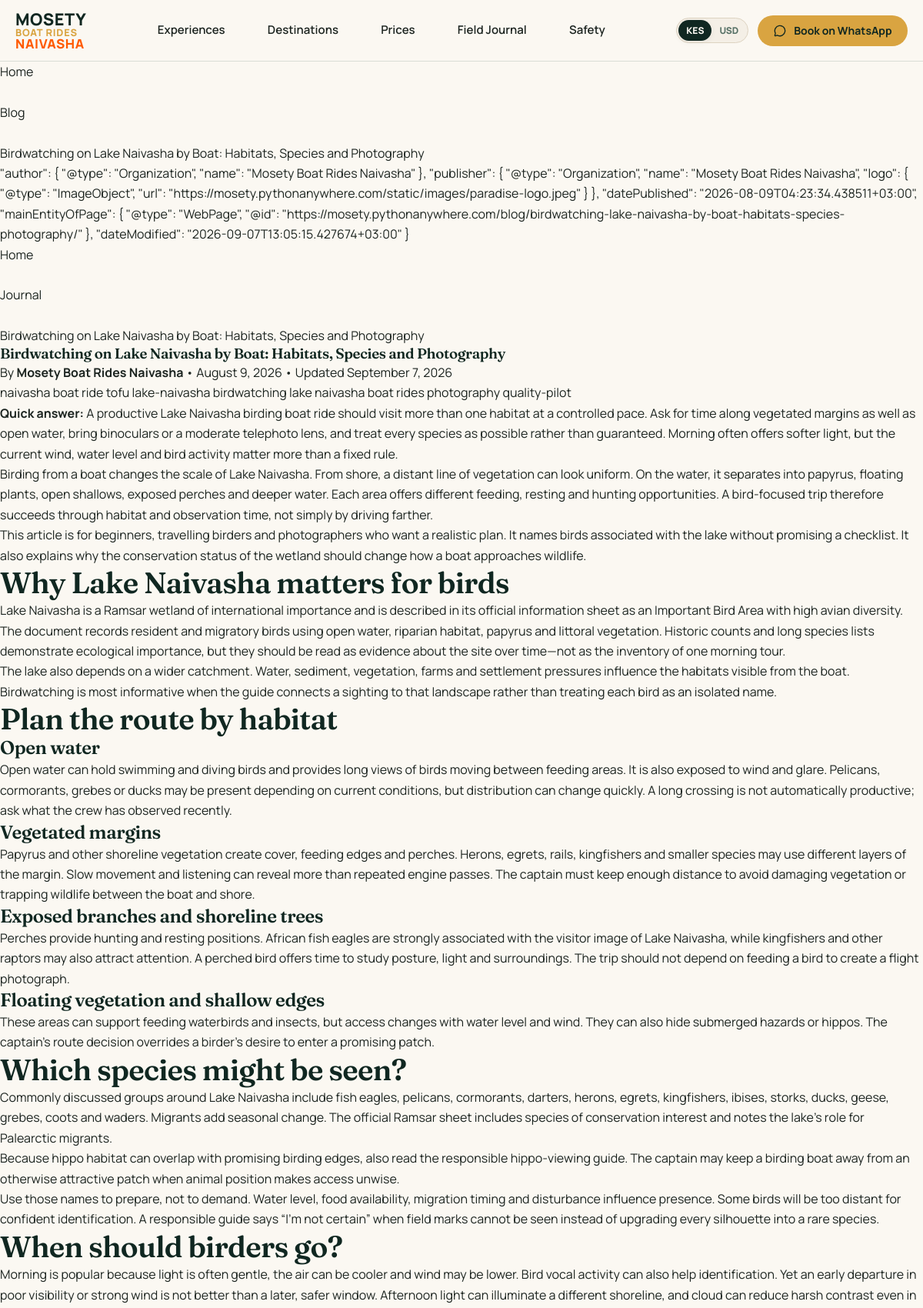
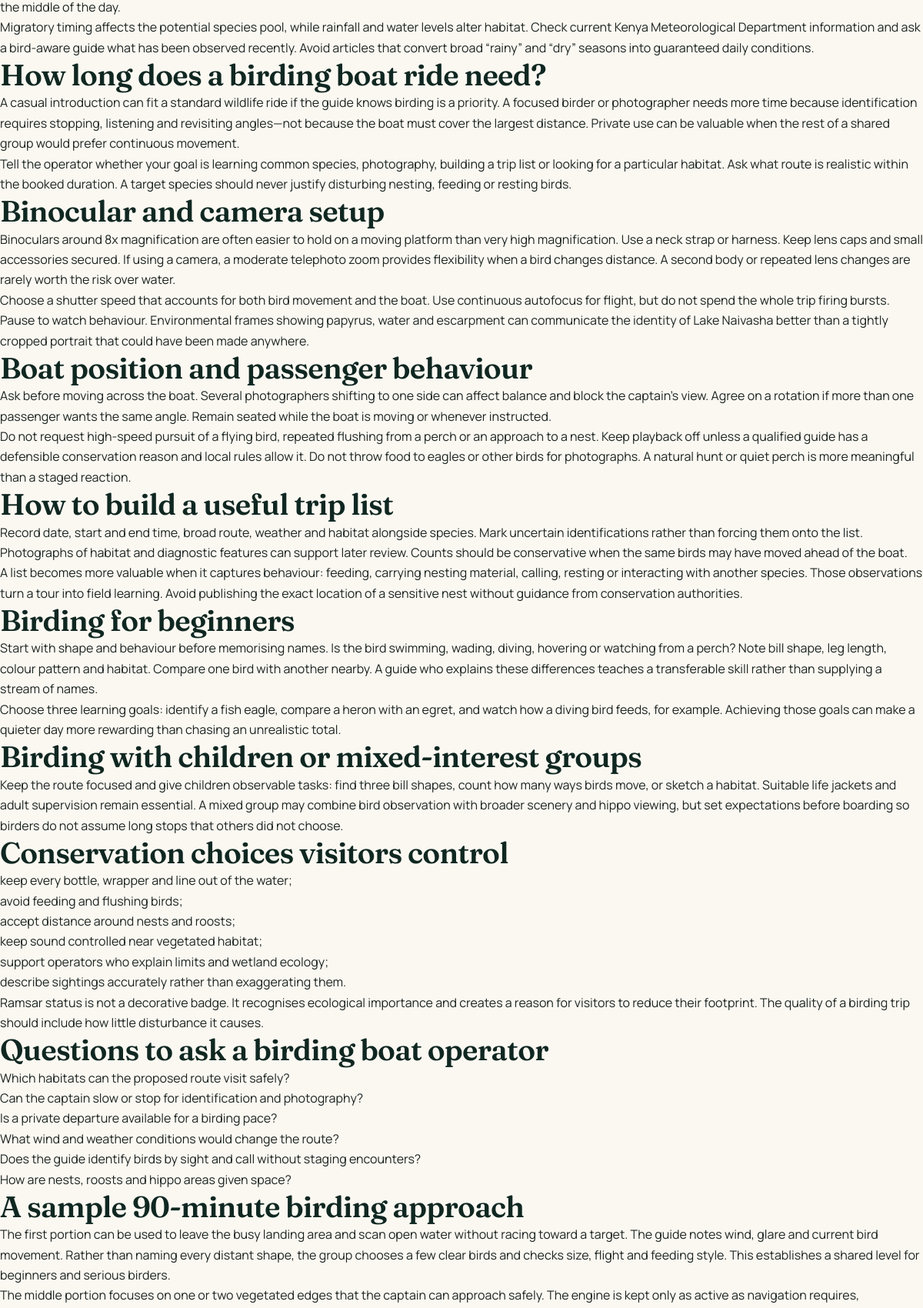
The page /blog/birdwatching-lake-naivasha-by-boat-habitats-species-photography/ (upper part) on the database its author committed (2 pictures, top to bottom).
### blog/models.py (models this page shows, shortened)
class Post(OptimizedImageMixin, models.Model):
    STATUS_CHOICES = (
        ('draft', 'Draft'),
        ('published', 'Published'),
    )
    title = models.CharField(max_length=200)
    slug = models.SlugField(max_length=200, unique=True)
    author = models.ForeignKey(User, on_delete=models.CASCADE, related_name='blog_posts')
    content = HTMLField()
    created_at = models.DateTimeField(auto_now_add=True)
    updated_at = models.DateTimeField(auto_now=True)
    meta_description = models.CharField(max_length=160, blank=True)
    status = models.CharField(max_length=10, choices=STATUS_CHOICES, default='draft')
    image = models.ImageField(upload_to='blog_images/', blank=True, null=True)
    webp_image = models.ImageField(upload_to='blog_images/webp/', blank=True, null=True)
    webp_mobile = models.ImageField(upload_to='blog_images/webp/', blank=True, null=True, help_text="480px width optimized")
    tags = TaggableManager()
    class Meta:
        ordering = ['-created_at']
    @property
    def linked_content(self):
        result_with_escaped_tags = auto_link(self.content)
        final_content = html.unescape(result_with_escaped_tags)
        return mark_safe(final_content)

### core/models.py (models this page shows, shortened)
class SiteSettings(models.Model):
    business_name = models.CharField(max_length=150, default="Mosety Boat Rides Naivasha")
    legal_name = models.CharField(max_length=150, default="Mosety Boat Rides Naivasha")
    tagline = models.CharField(max_length=255, default="See Naivasha from the water.")
    phone = models.CharField(max_length=30, default="+254 114 182706")
    whatsapp_number = models.CharField(max_length=30, default="+254 114 182706")
    email = models.EmailField(default="info@mosety.co.ke")
    address_text = models.CharField(max_length=255, default="Karagita Public Beach, South Lake Road, Lake Naivasha, Kenya")
    latitude = models.DecimalField(max_digits=9, decimal_places=6, default=-0.763400)
    longitude = models.DecimalField(max_digits=9, decimal_places=6, default=36.425800)
    opening_hours = models.CharField(max_length=120, default="Daily 06:30 - 18:30")
    google_business_url = models.URLField(blank=True, default="")
    directions_url = models.URLField(blank=True, default="https://maps.google.com/?q=-0.763400,36.425800")
    base_url = models.URLField(default="https://mosety.co.ke")
    default_currency = models.CharField(max_length=5, default="KES")
    booking_notice = models.TextField(blank=True, default="Advance booking recommended for morning wildlife tours and weekend sunset cruises.")
    price_verified_at = models.DateField(default=timezone.now)
    logo = models.ImageField(upload_to="branding/", blank=True, null=True)
    favicon = models.ImageField(upload_to="branding/", blank=True, null=True)
    default_social_image = models.ImageField(upload_to="branding/", blank=True, null=True)
    ga4_measurement_id = models.CharField(max_length=50, blank=True, default="", help_text="e.g. G-XXXXXXXXXX")
    gsc_verification_code = models.CharField(max_length=120, blank=True, default="")
    bing_verification_code = models.CharField(max_length=120, blank=True, default="")
    class Meta:
        verbose_name = "Site Settings"
        verbose_name_plural = "Site Settings"
    @classmethod
    def get_solo(cls):
        obj, _ = cls.objects.get_or_create(id=1)
        return obj
    @property
    def phone_digits(self):
        return ''.join(c for c in self.phone if c.isdigit())
    @property
    def whatsapp_digits(self):
        digits = ''.join(c for c in self.whatsapp_number if c.isdigit())
        if digits.startswith('0') and len(digits) == 10:
            return f"254{digits[1:]}"
        return digits
    @property
    def phone_e164(self):
        digits = self.phone_digits
        if digits.startswith('0') and len(digits) == 10:
            return f"+254{digits[1:]}"
        return f"+{digits}" if digits else ""
    @property
    def tel_url(self):
        return f"tel:{self.phone_e164}" if self.phone_e164 else ""
    def build_whatsapp_url(self, message="Hi Mosety. I would like to inquire about a Lake Naivasha boat ride."):
        digits = self.whatsapp_digits
        if not digits:
            return ""
        encoded = quote(message)
        return f"https://wa.me/{digits}?text={encoded}"

### blog/views.py (the view, shortened to what this page needs)
# urls.py: path('<slug:slug>/', views.PostDetailView.as_view(), name='post_detail'),
class PostDetailView(DetailView):
    model = Post
    template_name = 'blog/post_detail.html'
    context_object_name = 'post'
    queryset = Post.objects.filter(status='published')
    def get(self, request, *args, **kwargs):
        legacy_slug = kwargs.get('slug', '')
        return super().get(request, *args, **kwargs)

### seo/utils.py (called while the page is built)
def clean_canonical_url(request, override_url=None):
    site = SiteSettings.get_solo()
    base_url = (site.base_url or "https://mosety.co.ke").rstrip('/')
    if override_url:
        if override_url.startswith('http'):
            parsed = urlparse(override_url)
            return urlunparse((parsed.scheme, parsed.netloc, parsed.path, '', '', ''))
        return f"{base_url}{override_url}"
    parsed_path = request.path
    query_params = request.GET.copy()
    for param in TRACKING_PARAMS:
        query_params.pop(param, None)
    page = query_params.get('page')
    clean_query = {}
    if page and page.isdigit() and int(page) > 1:
        clean_query['page'] = page
    query_str = urlencode(clean_query)
    if query_str:
        return f"{base_url}{parsed_path}?{query_str}"
    return f"{base_url}{parsed_path}"

### templates/blog/post_detail.html (shortened to what this page needs)
{% extends 'base.html' %}
{% load static %}
{% block content %}
{% if post.image %}
<section class="relative h-[40vh] min-h-[300px] flex items-end overflow-hidden">
  <div class="absolute inset-0">
    <img src="{{ post.image.url }}" alt="{{ post.title }}" class="w-full h-full object-cover">
    <div class="absolute inset-0 bg-gradient-to-t from-navy via-navy/60 to-transparent"></div>
  </div>
  <div class="relative z-10 w-full pb-12">
    <div class="max-w-4xl mx-auto px-4 sm:px-6">
      <nav class="mb-4" aria-label="Breadcrumb">
        <ol class="flex items-center gap-2 text-cream/60 text-sm">
          <li><a href="{% url 'pages:home' %}" class="hover:text-gold">Home</a></li>
          <li><i class="fas fa-chevron-right text-xs"></i></li>
          <li><a href="{% url 'blog:post_list' %}" class="hover:text-gold">Blog</a></li>
          <li><i class="fas fa-chevron-right text-xs"></i></li>
          <li class="text-cream truncate max-w-[200px]">{{ post.title }}</li>
        </ol>
      </nav>
    </div>
  </div>
</section>
{% else %}
<section class="py-8 bg-navy">
  <div class="max-w-4xl mx-auto px-4 sm:px-6">
    <nav aria-label="Breadcrumb">
      <ol class="flex items-center gap-2 text-cream/60 text-sm">
        <li><a href="{% url 'pages:home' %}" class="hover:text-gold">Home</a></li>
        <li></li>
        <li><a href="{% url 'blog:post_list' %}" class="hover:text-gold">Blog</a></li>
        <li></li>
        <li class="text-cream">{{ post.title }}</li>
      </ol>
    </nav>
  </div>
</section>
{% endif %}
<article class="py-12 bg-cream">
  <div class="max-w-4xl mx-auto px-4 sm:px-6">
  "author": {
    "@type": "Organization",
    "name": "Mosety Boat Rides Naivasha"
  },
  "publisher": {
    "@type": "Organization",
    "name": "Mosety Boat Rides Naivasha",
    "logo": {
      "@type": "ImageObject",
    "url": "{{ site.base_url }}{% static 'images/paradise-logo.jpeg' %}"
    }
  },
  "datePublished": "{{ post.created_at|date:'c' }}",
  "mainEntityOfPage": {
    "@type": "WebPage",
    "@id": "{{ site.base_url }}{{ request.path }}"
  },
  "dateModified": "{{ post.updated_at|date:'c' }}"
}
{% if post.image %}
<section class="relative h-[40vh] min-h-[300px] flex items-end overflow-hidden">
  <div class="absolute inset-0">
    <img src="{{ post.image.url }}" alt="{{ post.title }}" class="w-full h-full object-cover">
    <div class="absolute inset-0 bg-gradient-to-t from-navy via-navy/60 to-transparent"></div>
  </div>
  <div class="relative z-10 w-full pb-12">
    <div class="max-w-4xl mx-auto px-4 sm:px-6">
      <nav class="mb-4" aria-label="Breadcrumb">
        <ol class="flex items-center gap-2 text-cream/60 text-sm">
          <li><a href="{% url 'pages:home' %}" class="hover:text-gold">Home</a></li>
          <li><i class="fas fa-chevron-right text-xs"></i></li>
          <li><a href="{% url 'content:journal_list' %}" class="hover:text-gold">Journal</a></li>
          <li><i class="fas fa-chevron-right text-xs"></i></li>
          <li class="text-cream truncate max-w-[200px]">{{ post.title }}</li>
        </ol>
      </nav>
    </div>
  </div>
</section>
{% else %}
<section class="py-8 bg-navy">
  <div class="max-w-4xl mx-auto px-4 sm:px-6">
    <nav aria-label="Breadcrumb">
      <ol class="flex items-center gap-2 text-cream/60 text-sm">
        <li><a href="{% url 'pages:home' %}" class="hover:text-gold">Home</a></li>
        <li></li>
        <li><a href="{% url 'content:journal_list' %}" class="hover:text-gold">Journal</a></li>
        <li></li>
        <li class="text-cream">{{ post.title }}</li>
      </ol>
    </nav>
  </div>
</section>
{% endif %}
<article class="py-12 bg-cream">
  <div class="max-w-4xl mx-auto px-4 sm:px-6">
    <header class="mb-10">
      <h1 class="font-serif text-3xl sm:text-4xl text-charcoal font-semibold mb-4">
        {{ post.title }}
      </h1>
      <div class="flex flex-wrap items-center gap-4 text-charcoal/60 text-sm mb-6">
        <span>By <strong class="text-charcoal">Mosety Boat Rides Naivasha</strong></span>
        <span>•</span>
        <span>{{ post.created_at|date:"F j, Y" }}</span>
        {% if post.updated_at and post.updated_at != post.created_at %}
        <span>•</span>
        <span>Updated {{ post.updated_at|date:"F j, Y" }}</span>
        {% endif %}
      </div>
      {% if post.tags.all %}
      <div class="flex flex-wrap gap-2">
        {% for tag in post.tags.all %}
        <span class="text-sm font-medium px-3 py-1 bg-navy/10 text-navy rounded-full">
          {{ tag.name }}
        </span>
        {% endfor %}
      </div>
      {% endif %}
    </header>
    <div class="bg-white rounded-2xl p-8 sm:p-10 shadow-premium">
      <div class="prose prose-lg max-w-none text-charcoal/80 leading-relaxed
                        prose-headings:font-serif prose-headings:text-charcoal prose-headings:font-semibold
                        prose-a:text-navy prose-a:no-underline hover:prose-a:text-gold
                        prose-img:rounded-xl">
        {{ post.linked_content }}
      </div>
    </div>
  </div>
</article>
{% endblock %}

### static/css/mosety.css (style rules this page uses)
:root { --ink-forest: #102721; --lake-sage: #567166; --rift-gold: #D9A441; --rift-gold-hover: #c49132; --papyrus: #EAE1D1; --papyrus-light: #F4EFE6; --ivory: #FBF8F2; --body-text: #1C2420; --body-muted: #4A5B54; --border-subtle: rgba(86, 113, 102, 0.2); --border-papyrus: #DDD3C1; --font-display: 'Fraunces', Georgia, serif; --font-body: 'Manrope', -apple-system, BlinkMacSystemFont, "Segoe UI", Roboto, sans-serif; --radius-sm: 8px; --radius-md: 14px; --radius-card: 16px; --radius-pill: 9999px; --shadow-sm: 0 2px 8px rgba(16, 39, 33, 0.05); --shadow-card: 0 10px 30px rgba(16, 39, 33, 0.07); --shadow-lg: 0 18px 45px rgba(16, 39, 33, 0.12); --site-max-width: 1220px; --header-height: 80px; }
*, *::before, *::after { box-sizing: border-box; margin: 0; padding: 0; }
html { font-size: 16px; scroll-behavior: smooth; scroll-padding-top: calc(var(--header-height) + 16px); -webkit-text-size-adjust: 100%; }
body { font-family: var(--font-body); color: var(--body-text); background-color: var(--ivory); line-height: 1.65; font-weight: 400; -webkit-font-smoothing: antialiased; -moz-osx-font-smoothing: grayscale; }
a { color: inherit; text-decoration: none; transition: color 0.2s ease, border-color 0.2s ease; }
h1, h2, h3, h4, .font-serif { font-family: var(--font-display); font-weight: 600; color: var(--ink-forest); line-height: 1.15; letter-spacing: -0.02em; }
h2, .h2 { font-size: clamp(1.75rem, 3.2vw, 2.75rem); line-height: 1.18; }
h3, .h3 { font-size: clamp(1.25rem, 2vw, 1.75rem); line-height: 1.25; }

### rows shown on the page
Post: title "Birdwatching on Lake Naivasha by Boat: Habitats, Species and Photography", created_at "2026-08-09T04:23:34.438511+03:00", updated_at "2026-09-07T13:05:15.427674+03:00", created_at "August 9, 2026", updated_at "September 7, 2026", linked_content "Quick answer: A productive Lake Naivasha birding boat ride should visit more than one habitat at a controlled pace. Ask for time along vegetated margins as well as open water, bring binoculars or a moderate telephoto lens, and treat every species as possible rather than guaranteed. Morning often offers softer light, but the current wind, water level and bird activity matter more than a fixed rule. Birding from a boat changes the scale of Lake Naivasha. From shore, a distant line of vegetation can look uniform. On the water, it separates into papyrus, floating plants, open shallows, exposed perches and deeper water. Each area offers different feeding, resting and hunting opportunities. A…"
SiteSettings: base_url "https://mosety.pythonanywhere.com"
Tag: name "naivasha boat ride"
Tag: name "tofu"
Tag: name "lake-naivasha"
Tag: name "birdwatching"
Tag: name "lake naivasha boat rides"
Tag: name "photography"
Tag: name "quality-pilot"

### other values the page prints
{{ request.path }} "/blog/birdwatching-lake-naivasha-by-boat-habitats-species-photography/"
